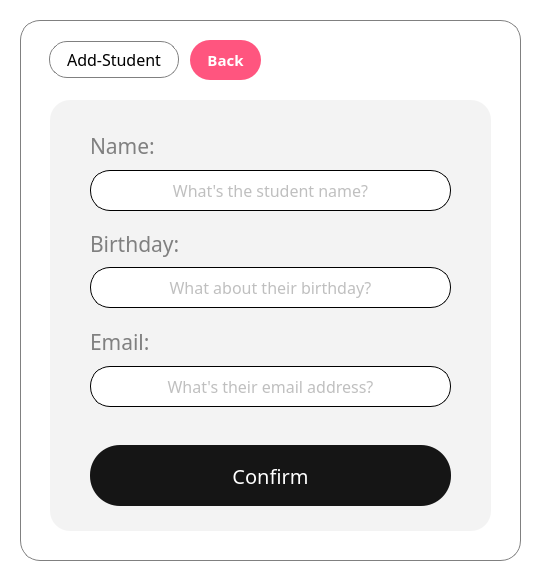
<?xml version="1.0" encoding="UTF-8"?>
<ui version="4.0">
 <class>addstudpop</class>
 <widget class="QDialog" name="addstudpop">
  <property name="geometry">
   <rect>
    <x>0</x>
    <y>0</y>
    <width>544</width>
    <height>583</height>
   </rect>
  </property>
  <property name="windowTitle">
   <string>Dialog</string>
  </property>
  <widget class="QWidget" name="centralwidget" native="true">
   <property name="geometry">
    <rect>
     <x>0</x>
     <y>0</y>
     <width>651</width>
     <height>601</height>
    </rect>
   </property>
   <widget class="QWidget" name="widget" native="true">
    <property name="geometry">
     <rect>
      <x>-20</x>
      <y>0</y>
      <width>691</width>
      <height>631</height>
     </rect>
    </property>
    <property name="styleSheet">
     <string notr="true">background-color: rgb(255, 255, 255)</string>
    </property>
    <widget class="QPushButton" name="addstud_btn">
     <property name="geometry">
      <rect>
       <x>110</x>
       <y>445</y>
       <width>361</width>
       <height>61</height>
      </rect>
     </property>
     <property name="font">
      <font>
       <family>Segoe UI Variable Display</family>
       <pointsize>15</pointsize>
      </font>
     </property>
     <property name="cursor">
      <cursorShape>PointingHandCursor</cursorShape>
     </property>
     <property name="styleSheet">
      <string notr="true">QPushButton {background-color: rgb(21, 21, 21); border-radius: 30px; color: white;}

QPushButton:hover {border-radius: 30px; color: white; background-color: rgb(85, 170, 255);}
</string>
     </property>
     <property name="text">
      <string>Confirm</string>
     </property>
    </widget>
    <widget class="QListWidget" name="frm_board">
     <property name="geometry">
      <rect>
       <x>40</x>
       <y>20</y>
       <width>501</width>
       <height>541</height>
      </rect>
     </property>
     <property name="styleSheet">
      <string notr="true"> border-radius: 20px; border: 1px solid grey; 
background-color: rgb(255, 255, 255);</string>
     </property>
    </widget>
    <widget class="QPushButton" name="tags_pinfo">
     <property name="enabled">
      <bool>false</bool>
     </property>
     <property name="geometry">
      <rect>
       <x>69</x>
       <y>41</y>
       <width>130</width>
       <height>37</height>
      </rect>
     </property>
     <property name="font">
      <font>
       <family>Swis721 BT</family>
       <pointsize>12</pointsize>
       <weight>50</weight>
       <bold>false</bold>
      </font>
     </property>
     <property name="layoutDirection">
      <enum>Qt::LeftToRight</enum>
     </property>
     <property name="styleSheet">
      <string notr="true">background-color: none; border-radius: 18px; color: black;   border: 1px solid grey;</string>
     </property>
     <property name="text">
      <string>Add-Student</string>
     </property>
    </widget>
    <widget class="QPushButton" name="addstudback_btn">
     <property name="enabled">
      <bool>true</bool>
     </property>
     <property name="geometry">
      <rect>
       <x>210</x>
       <y>40</y>
       <width>71</width>
       <height>40</height>
      </rect>
     </property>
     <property name="font">
      <font>
       <family>Segoe UI Variable Display</family>
       <pointsize>11</pointsize>
       <weight>75</weight>
       <bold>true</bold>
      </font>
     </property>
     <property name="cursor">
      <cursorShape>PointingHandCursor</cursorShape>
     </property>
     <property name="styleSheet">
      <string notr="true">QPushButton {border-radius: 20px; color: white; background-color: rgb(255, 85, 127);}

QPushButton:hover {border-radius: 20px; border: 1px solid #FF557F; color: rgb(255, 85, 127); background-color: white; }
</string>
     </property>
     <property name="text">
      <string>Back</string>
     </property>
    </widget>
    <widget class="QListWidget" name="frm_board_2">
     <property name="geometry">
      <rect>
       <x>70</x>
       <y>100</y>
       <width>441</width>
       <height>431</height>
      </rect>
     </property>
     <property name="styleSheet">
      <string notr="true"> border-radius: 20px;
background-color: rgb(243, 243, 243);</string>
     </property>
    </widget>
    <widget class="QLineEdit" name="studbirthdayedit">
     <property name="geometry">
      <rect>
       <x>110</x>
       <y>267</y>
       <width>361</width>
       <height>41</height>
      </rect>
     </property>
     <property name="font">
      <font>
       <family>Swis721 BT</family>
       <pointsize>12</pointsize>
      </font>
     </property>
     <property name="styleSheet">
      <string notr="true">background-color: none; border-radius: 20px; color: grey;   border: 1px solid black;
</string>
     </property>
     <property name="text">
      <string/>
     </property>
     <property name="alignment">
      <set>Qt::AlignCenter</set>
     </property>
     <property name="placeholderText">
      <string>What about their birthday?</string>
     </property>
    </widget>
    <widget class="QLineEdit" name="studgenderedit">
     <property name="geometry">
      <rect>
       <x>110</x>
       <y>366</y>
       <width>361</width>
       <height>41</height>
      </rect>
     </property>
     <property name="font">
      <font>
       <family>Swis721 BT</family>
       <pointsize>12</pointsize>
      </font>
     </property>
     <property name="styleSheet">
      <string notr="true">background-color: none; border-radius: 20px; color: grey;   border: 1px solid black;
</string>
     </property>
     <property name="text">
      <string/>
     </property>
     <property name="alignment">
      <set>Qt::AlignCenter</set>
     </property>
     <property name="placeholderText">
      <string>What's their email address?</string>
     </property>
    </widget>
    <widget class="QLineEdit" name="studnameedit">
     <property name="geometry">
      <rect>
       <x>110</x>
       <y>170</y>
       <width>361</width>
       <height>41</height>
      </rect>
     </property>
     <property name="font">
      <font>
       <family>Swis721 BT</family>
       <pointsize>12</pointsize>
      </font>
     </property>
     <property name="styleSheet">
      <string notr="true">background-color: none; border-radius: 20px; color: grey;   border: 1px solid black;
</string>
     </property>
     <property name="text">
      <string/>
     </property>
     <property name="alignment">
      <set>Qt::AlignCenter</set>
     </property>
     <property name="placeholderText">
      <string>What's the student name?</string>
     </property>
    </widget>
    <widget class="QLabel" name="label_3">
     <property name="enabled">
      <bool>false</bool>
     </property>
     <property name="geometry">
      <rect>
       <x>110</x>
       <y>130</y>
       <width>101</width>
       <height>31</height>
      </rect>
     </property>
     <property name="font">
      <font>
       <family>Swis721 BT</family>
       <pointsize>16</pointsize>
      </font>
     </property>
     <property name="styleSheet">
      <string notr="true">background-color: transparent; border: none; color: grey;</string>
     </property>
     <property name="text">
      <string>Name:</string>
     </property>
    </widget>
    <widget class="QLabel" name="label">
     <property name="enabled">
      <bool>false</bool>
     </property>
     <property name="geometry">
      <rect>
       <x>110</x>
       <y>326</y>
       <width>101</width>
       <height>31</height>
      </rect>
     </property>
     <property name="font">
      <font>
       <family>Swis721 BT</family>
       <pointsize>16</pointsize>
      </font>
     </property>
     <property name="styleSheet">
      <string notr="true">background-color: transparent; border: none; color: grey;</string>
     </property>
     <property name="text">
      <string>Email:</string>
     </property>
    </widget>
    <widget class="QLabel" name="label_2">
     <property name="enabled">
      <bool>false</bool>
     </property>
     <property name="geometry">
      <rect>
       <x>110</x>
       <y>228</y>
       <width>101</width>
       <height>31</height>
      </rect>
     </property>
     <property name="font">
      <font>
       <family>Swis721 BT</family>
       <pointsize>16</pointsize>
      </font>
     </property>
     <property name="styleSheet">
      <string notr="true">background-color: transparent; border: none; color: grey;</string>
     </property>
     <property name="text">
      <string>Birthday:</string>
     </property>
    </widget>
    <zorder>frm_board</zorder>
    <zorder>frm_board_2</zorder>
    <zorder>addstud_btn</zorder>
    <zorder>tags_pinfo</zorder>
    <zorder>addstudback_btn</zorder>
    <zorder>studbirthdayedit</zorder>
    <zorder>studgenderedit</zorder>
    <zorder>studnameedit</zorder>
    <zorder>label_3</zorder>
    <zorder>label</zorder>
    <zorder>label_2</zorder>
   </widget>
  </widget>
 </widget>
 <resources/>
 <connections/>
</ui>
